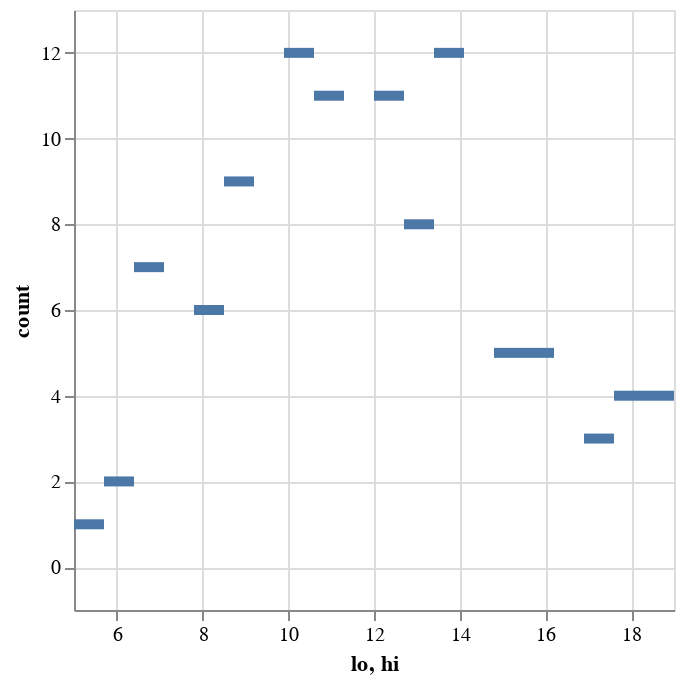
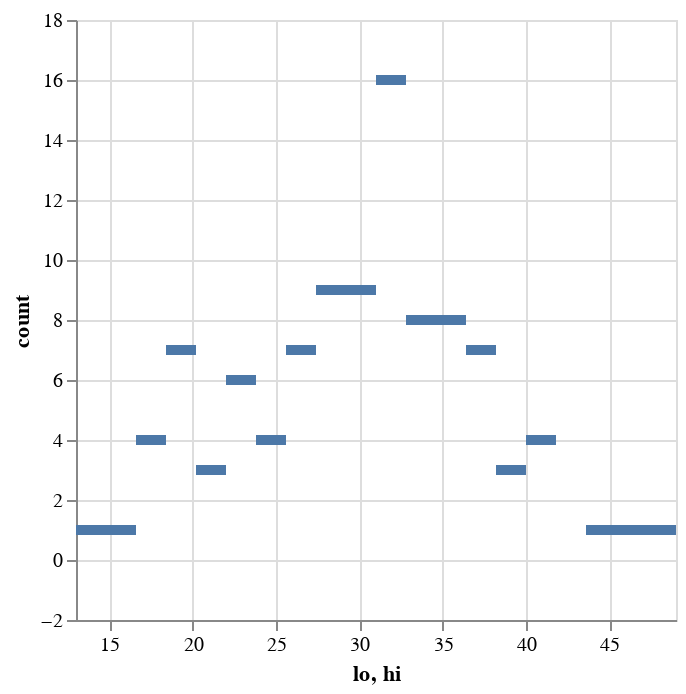
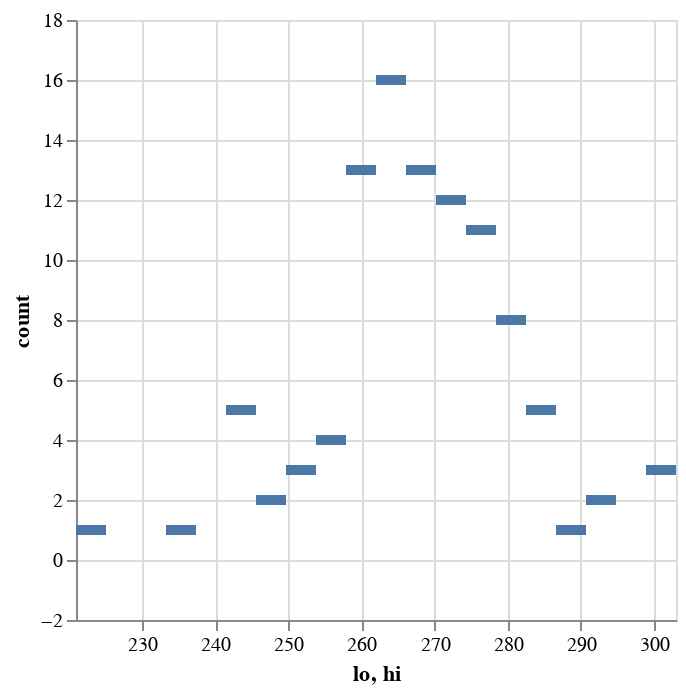

Write notebook code for charts like these, in order.
### Markdown cell above
## Distribution of Model Predictions

### Code cell
histogram(sample(model1.I at max(data.time) + 7, 100), 20)
histogram(sample(model2.I at max(data.time) + 7, 100), 20)
histogram(sample(model3.I at max(data.time) + 7, 100), 20)

### Figure 1 — Vega-Lite specification as saved in the notebook (floating-point values rounded to 4 significant figures)
{"$schema": "https://vega.github.io/schema/vega-lite/v4.json", "data": {"values": [{"count": 6, "hi": 8.5, "lo": 7.8}, {"count": 5, "hi": 16.2, "lo": 15.5}, {"count": 4, "hi": 18.3, "lo": 17.6}, {"count": 12, "hi": 14.1, "lo": 13.4}, {"count": 11, "hi": 11.3, "lo": 10.6}, {"count": 4, "hi": 19, "lo": 18.3}, {"count": 7, "hi": 7.1, "lo": 6.4}, {"count": 12, "hi": 10.6, "lo": 9.9}, {"count": 2, "hi": 6.4, "lo": 5.7}, {"count": 11, "hi": 12.7, "lo": 12}, {"count": 3, "hi": 17.6, "lo": 16.9}, {"count": 8, "hi": 13.4, "lo": 12.7}, {"count": 1, "hi": 5.7, "lo": 5}, {"count": 5, "hi": 15.5, "lo": 14.8}, {"count": 9, "hi": 9.2, "lo": 8.5}]}, "encoding": {"x": {"bin": {"binned": "true", "step": 0.7}, "field": "lo"}, "x2": {"field": "hi"}, "y": {"field": "count", "type": "quantitative"}}, "mark": "bar"}

### Figure 2 — Vega-Lite specification as saved in the notebook (floating-point values rounded to 4 significant figures)
{"$schema": "https://vega.github.io/schema/vega-lite/v4.json", "data": {"values": [{"count": 3, "hi": 22, "lo": 20.2}, {"count": 4, "hi": 41.8, "lo": 40}, {"count": 9, "hi": 31, "lo": 29.2}, {"count": 1, "hi": 47.2, "lo": 45.4}, {"count": 8, "hi": 36.4, "lo": 34.6}, {"count": 7, "hi": 20.2, "lo": 18.4}, {"count": 9, "hi": 29.2, "lo": 27.4}, {"count": 1, "hi": 49, "lo": 47.2}, {"count": 4, "hi": 18.4, "lo": 16.6}, {"count": 7, "hi": 38.2, "lo": 36.4}, {"count": 7, "hi": 27.4, "lo": 25.6}, {"count": 1, "hi": 16.6, "lo": 14.8}, {"count": 16, "hi": 32.8, "lo": 31}, {"count": 4, "hi": 25.6, "lo": 23.8}, {"count": 1, "hi": 45.4, "lo": 43.6}, {"count": 8, "hi": 34.6, "lo": 32.8}, {"count": 1, "hi": 14.8, "lo": 13}, {"count": 3, "hi": 40, "lo": 38.2}, {"count": 6, "hi": 23.8, "lo": 22}]}, "encoding": {"x": {"bin": {"binned": "true", "step": 1.8}, "field": "lo"}, "x2": {"field": "hi"}, "y": {"field": "count", "type": "quantitative"}}, "mark": "bar"}

### Figure 3 — Vega-Lite specification as saved in the notebook (floating-point values rounded to 4 significant figures)
{"$schema": "https://vega.github.io/schema/vega-lite/v4.json", "data": {"values": [{"count": 5, "hi": 286.6, "lo": 282.5}, {"count": 13, "hi": 262, "lo": 257.9}, {"count": 12, "hi": 274.3, "lo": 270.2}, {"count": 1, "hi": 237.4, "lo": 233.3}, {"count": 4, "hi": 257.9, "lo": 253.8}, {"count": 3, "hi": 303, "lo": 298.9}, {"count": 11, "hi": 278.4, "lo": 274.3}, {"count": 1, "hi": 290.7, "lo": 286.6}, {"count": 3, "hi": 253.8, "lo": 249.7}, {"count": 16, "hi": 266.1, "lo": 262}, {"count": 2, "hi": 249.7, "lo": 245.6}, {"count": 2, "hi": 294.8, "lo": 290.7}, {"count": 13, "hi": 270.2, "lo": 266.1}, {"count": 1, "hi": 225.1, "lo": 221}, {"count": 8, "hi": 282.5, "lo": 278.4}, {"count": 5, "hi": 245.6, "lo": 241.5}]}, "encoding": {"x": {"bin": {"binned": "true", "step": 4.1}, "field": "lo"}, "x2": {"field": "hi"}, "y": {"field": "count", "type": "quantitative"}}, "mark": "bar"}
